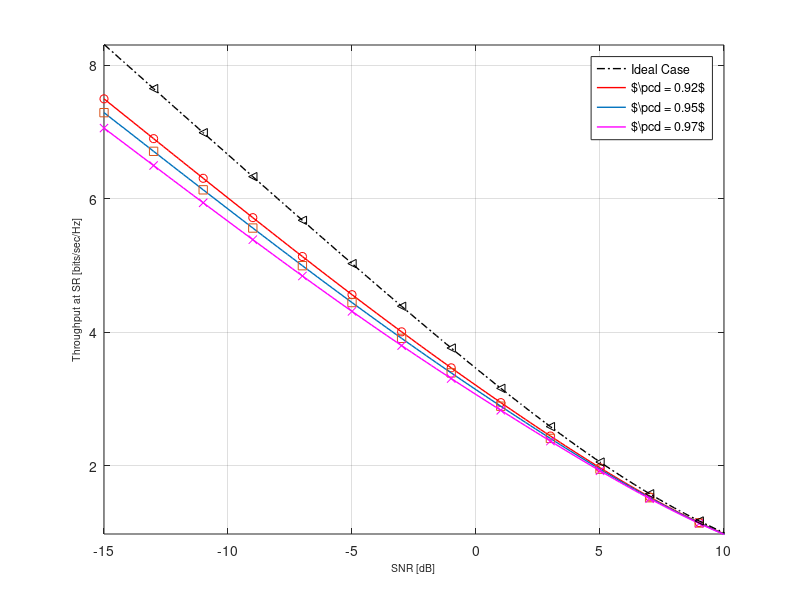

The MATLAB script that drew this image: (Note: this script raises an error after producing the figure.)
%%%%%%%%%%%%%%%%%%%%%%%%%%%%%%%%%%%%%%%%%%%%%%%%%%%%%%%%%%%%%%%%%%%%%%%%%%%
%                                                      
%
%                                
%        Description: This m-file considers the Optimum throughput-SNR 
%        for the AWGN channel.        
%
%        Clearly the regulated power is distributed according non central
%        chi-2 distribution. However to simplify the analysis we
%        approximate the non central distribution against the Gamma
%        distribution.
%        
%        The simulation is performed to show the following:
%        1) Analyse the throughput vs estimation curves
%        2) Confirm the theoretical analysis vs simulation results
%
%        Created on: 19.09.14
%        Revision History: 19.09.14 --> File generated   
%  
%%%%%%%%%%%%%%%%%%%%%%%%%%%%%%%%%%%%%%%%%%%%%%%%%%%%%%%%%%%%%%%%%%%%%%%%%%%

clear all;
close all;
clc;

Fontsize = 7.5;
Y_axis_min = inf;
Y_axis_max = 0;


spacing = 10;
%%%%%%%%%%%%%%%%%%%%%%%%%%%%%%%%%%%%%%%%%%%%%%%%%%%%%%%%%%%%%%%%%%%%%%%%%%%
%   Plot curves theoretical analysis
%%%%%%%%%%%%%%%%%%%%%%%%%%%%%%%%%%%%%%%%%%%%%%%%%%%%%%%%%%%%%%%%%%%%%%%%%%%
if 1
    load('results_opt_thr_vs_snr_AWGN_wo_nu_th_CR.mat');
    h1 = plot(-alpha_true_p - noise_power, Exp_R_opt(1,:),'r-', 'LineWidth',1);
    hold on,
    plot(-alpha_true_p(1:spacing:length(alpha_true_p)) - noise_power,...
        Exp_R_opt(1,1:spacing:length(alpha_true_p)), 'ro');
    hold on,
    h2 = plot(-alpha_true_p - noise_power, Exp_R_opt(2,:), 'LineWidth',1, 'HandleVisibility','off');
    hold on,
    plot(-alpha_true_p(1:spacing:length(alpha_true_p)) - noise_power,...
        Exp_R_opt(2,1:spacing:length(alpha_true_p)), 's');
    hold on,
    h3 = plot(-alpha_true_p - noise_power, Exp_R_opt(3,:), 'm-','LineWidth',1, 'HandleVisibility','off');
    hold on,
    plot(-alpha_true_p(1:spacing:length(alpha_true_p)) - noise_power,...
        Exp_R_opt(3,1:spacing:length(alpha_true_p)), 'mx');
    Y_axis_min =  min(Y_axis_min, min(min(Exp_R_opt)));
    Y_axis_max =  max(Y_axis_max, max(max(Exp_R_opt)));
end
%%%%%%%%%%%%%%%%%%%%%%%%%%%%%%%%%%%%%%%%%%%%%%%%%%%%%%%%%%%%%%%%%%%%%%%%%%%
%%%%%%%%%%%%%%%%%%%%%%%%%%%%%%%%%%%%%%%%%%%%%%%%%%%%%%%%%%%%%%%%%%%%%%%%%%%

Exp_R_conventional = log2(1 + 10./(10.^((P_tran - alpha_true_p- noise_power) /10)));
hold on,
h4 = plot(-alpha_true_p - noise_power, Exp_R_conventional, 'k-.', 'LineWidth', 1);
hold on,
plot(-alpha_true_p(1:spacing:length(alpha_true_p)) - noise_power,...
    Exp_R_conventional(1:spacing:length(alpha_true_p)), 'k<');
Y_axis_min =  min(Y_axis_min, min(min(Exp_R_opt)));
Y_axis_max =  max(Y_axis_max, max(max(Exp_R_conventional)));


%%%%%%%%%%%%%%%%%%%%%%%%%%%%%%%%%%%%%%%%%%%%%%%%%%%%%%%%%%%%%%%%%%%%%%%%%%%
%   Plot curves theoretical analysis with nu upper
%%%%%%%%%%%%%%%%%%%%%%%%%%%%%%%%%%%%%%%%%%%%%%%%%%%%%%%%%%%%%%%%%%%%%%%%%%%
if 0
    load('results_opt_thr_vs_snr_AWGN_nu_upper_th_CR.mat');
    hold on,
    plot( - alpha_true_p - noise_power_p  + nu, Exp_R_opt, 'LineWidth',1, 'LineStyle','-.', 'HandleVisibility','off');

    Y_axis_min =  min(Y_axis_min, min(Exp_R_opt));
    Y_axis_max =  max(Y_axis_max, max(Exp_R_opt));
end

%%%%%%%%%%%%%%%%%%%%%%%%%%%%%%%%%%%%%%%%%%%%%%%%%%%%%%%%%%%%%%%%%%%%%%%%%%%
%%%%%%%%%%%%%%%%%%%%%%%%%%%%%%%%%%%%%%%%%%%%%%%%%%%%%%%%%%%%%%%%%%%%%%%%%%%

%%%%%%%%%%%%%%%%%%%%%%%%%%%%%%%%%%%%%%%%%%%%%%%%%%%%%%%%%%%%%%%%%%%%%%%%%%%
%   Plot curves theoretical analysis with nu lower
%%%%%%%%%%%%%%%%%%%%%%%%%%%%%%%%%%%%%%%%%%%%%%%%%%%%%%%%%%%%%%%%%%%%%%%%%%%
if 0
    load('results_opt_thr_vs_snr_AWGN_nu_lower_th_CR.mat');
    hold on,
    h2  = plot(- alpha_true_p - noise_power_p  + nu, Exp_R_opt, 'LineWidth',1, 'LineStyle',':');


    Y_axis_min =  min(Y_axis_min, min(Exp_R_opt));
    Y_axis_max =  max(Y_axis_max, max(Exp_R_opt));
end

%%%%%%%%%%%%%%%%%%%%%%%%%%%%%%%%%%%%%%%%%%%%%%%%%%%%%%%%%%%%%%%%%%%%%%%%%%%
%%%%%%%%%%%%%%%%%%%%%%%%%%%%%%%%%%%%%%%%%%%%%%%%%%%%%%%%%%%%%%%%%%%%%%%%%%%


%%%%%%%%%%%%%%%%%%%%%%%%%%%%%%%%%%%%%%%%%%%%%%%%%%%%%%%%%%%%%%%%%%%%%%%%%%%
%   Plot curves cosmetic makeover
%%%%%%%%%%%%%%%%%%%%%%%%%%%%%%%%%%%%%%%%%%%%%%%%%%%%%%%%%%%%%%%%%%%%%%%%%%%

grid on;
axis([-15 10 0.98 8.3]);
ylabel('Throughput at SR [bits/sec/Hz]','FontSize',Fontsize);
xlabel('SNR [dB]','FontSize',Fontsize);
hl = legend([h4 h1 h2 h3],'Ideal Case', '$\pcd = 0.92$', '$\pcd = 0.95$', '$\pcd = 0.97$');
c = get(hl,'Children');
set(c(10),'Marker','<');
set(c(7),'Marker','o');
set(c(4),'Marker','s'); 
set(c(1),'Marker','x');
set(hl, 'Location', 'NorthEast', 'FontSize', Fontsize);
set(gca,'FontSize',Fontsize);
if 0
    set(gcf, 'PaperUnits','inches');
    set(gcf, 'PaperSize',[10 7.5]);
    set(gcf, 'PaperPositionMode','manual');
    set(gcf, 'PaperPosition',[ 0 0 10 7.5]);
    print(gcf,'-dpdf','../figures/fig_opt_thr_vs_snr_AWGN');
    print(gcf,'-depsc','../figures/fig_opt_thr_vs_snr_AWGN');
end
laprint(1, '../figures/fig_opt_thr_vs_snr_AWGN_ComMag', 'options', 'factory', 'width', 7, 'scalefonts',...
    'on', 'factor',0.5, 'keepfontprops', 'on');
